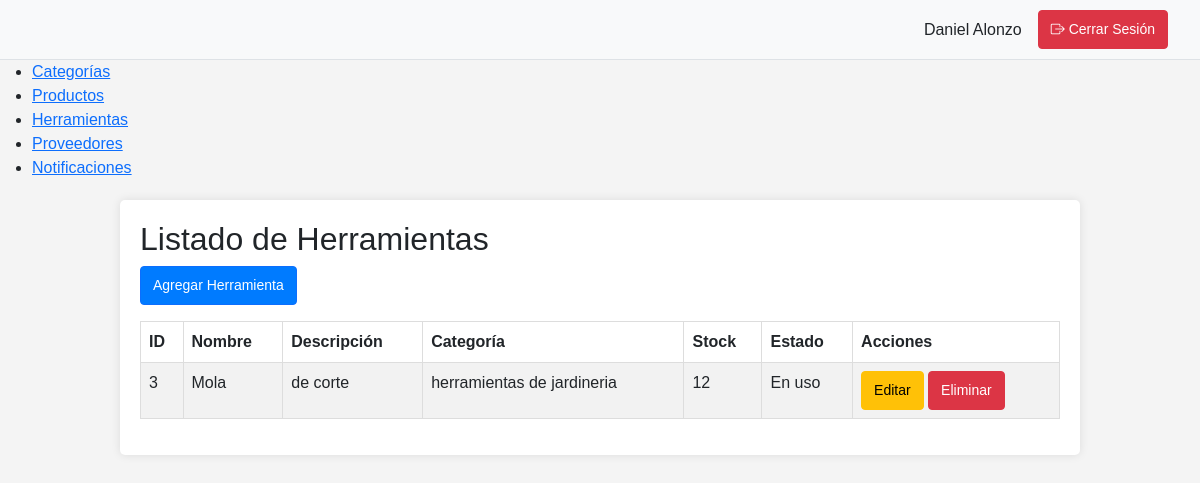
Page /index.php?controller=HerramientaController&action=index (signed in) on the committed database.
### tables this page shows
CREATE TABLE `herramientas` (
  `id` int(11) NOT NULL,
  `nombre` varchar(100) NOT NULL,
  `descripcion` text DEFAULT NULL,
  `categoria_id` int(11) DEFAULT NULL,
  `stock` int(11) DEFAULT 0,
  `estado` varchar(50) DEFAULT NULL
);

CREATE TABLE `categorias` (
  `id` int(11) NOT NULL,
  `nombre` varchar(100) NOT NULL,
  `descripcion` text DEFAULT NULL
);

### controllers/HerramientaController.php (called while the page is built, shortened)
<?php
require_once __DIR__ . '/../models/Herramienta.php';
class HerramientaController {
    private $herramienta;
    public function __construct() {
        $conexion = new Conexion();
        $db = $conexion->obtenerConexion();
        $this->herramienta = new Herramienta($db);
    }
    public function index() {
        $resultado = $this->herramienta->leer();
        include __DIR__ . '/../views/herramientas/listar.php';
    }
}
?>

### models/Herramienta.php (called while the page is built, shortened)
<?php
class Herramienta {
    private $conn;
    public function __construct($db) {
        $this->conn = $db;
    }
    public function leer() {
        $query = "SELECT h.*, c.nombre as categoria_nombre
                 FROM herramientas h
                 LEFT JOIN categorias c ON h.categoria_id = c.id";
        return $this->conn->query($query);
    }
}
?>

### views/herramientas/listar.php (the view)
<?php include __DIR__ . '/../partials/header.php'; ?>
<div class="container">
    <h2>Listado de Herramientas</h2>
    <a href="index.php?controller=HerramientaController&action=agregar" class="btn btn-primary mb-3">Agregar Herramienta</a>
    <table class="table table-striped">
        <thead>
            <tr>
                <th>ID</th>
                <th>Nombre</th>
                <th>Descripción</th>
                <th>Categoría</th>
                <th>Stock</th>
                <th>Estado</th>
                <th>Acciones</th>
            </tr>
        </thead>
        <tbody>
            <?php while ($row = $resultado->fetch(PDO::FETCH_ASSOC)): ?>
            <tr>
                <td><?php echo $row['id']; ?></td>
                <td><?php echo $row['nombre']; ?></td>
                <td><?php echo $row['descripcion']; ?></td>
                <td><?php echo $row['categoria_nombre']; ?></td>
                <td><?php echo $row['stock']; ?></td>
                <td><?php echo $row['estado']; ?></td>
                <td>
                    <a href="index.php?controller=HerramientaController&action=editar&id=<?php echo $row['id']; ?>" class="btn btn-sm btn-warning">Editar</a>
                    <a href="index.php?controller=HerramientaController&action=eliminar&id=<?php echo $row['id']; ?>" class="btn btn-sm btn-danger" onclick="return confirm('¿Estás seguro?')">Eliminar</a>
                </td>
            </tr>
            <?php endwhile; ?>
        </tbody>
    </table>
</div>
<?php include __DIR__ . '/../partials/footer.php'; ?>

### public/css/estilo.css (style rules this page uses)
body { font-family: Arial, sans-serif; margin: 0; padding: 0; background-color: #f4f4f4; }
.container { width: 80%; margin: auto; overflow: hidden; padding: 20px; background: #fff; margin-top: 20px; border-radius: 5px; box-shadow: 0 0 10px rgba(0,0,0,0.1); }
table { width: 100%; border-collapse: collapse; }
table, th, td { border: 1px solid #ddd; }
th, td { padding: 12px; text-align: left; }
th { background-color: #f2f2f2; }
.btn { padding: 8px 12px; text-decoration: none; border-radius: 4px; font-size: 14px; }
.btn-primary { background-color: #007bff; color: white; }
.btn-warning { background-color: #ffc107; color: black; }
.btn-danger { background-color: #dc3545; color: white; }

### rows in the picture
herramientas: id "3", nombre "Mola", descripcion "de corte", categoria.nombre "herramientas de jardineria", stock "12", estado "En uso"

### other values in the picture
$_SESSION['usuario_nombre'] "Daniel Alonzo"
